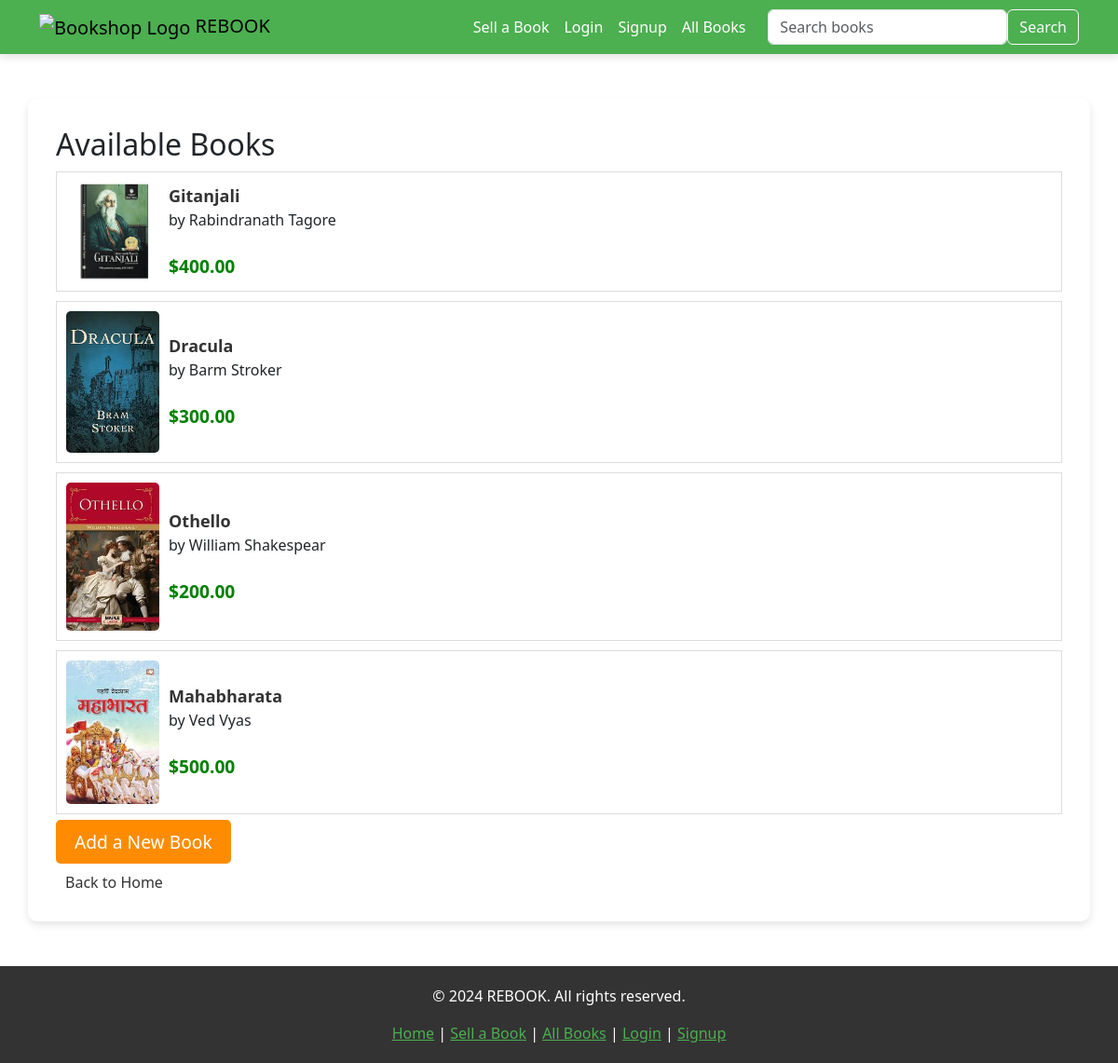
The page /books/ on the database its author committed.
### marketplace/models.py (models this page shows, shortened)
class Book(models.Model):
    title = models.CharField(max_length=255)
    author = models.CharField(max_length=255)
    description = models.TextField()
    price = models.DecimalField(max_digits=10, decimal_places=2)
    seller = models.ForeignKey(User, on_delete=models.CASCADE)
    condition = models.CharField(max_length=50)
    image = models.ImageField(upload_to='book_images/', blank=True, null=True)
    created_at = models.DateTimeField(auto_now_add=True)

### marketplace/views.py (the view)
# urls.py: path('books/', views.BookListView.as_view(), name='book-list'),
class BookListView(ListView):
    model = Book
    template_name = 'marketplace/book_list.html'
    context_object_name = 'books'
    ordering = ['-created_at']

### marketplace/templates/marketplace/book_list.html (shortened to what this page needs)
<!DOCTYPE html>
<html lang="en">
<head>
    <link href="https://cdn.jsdelivr.net/npm/bootstrap@5.3.0-alpha1/dist/css/bootstrap.min.css" rel="stylesheet">
</head>
<body>
    <nav class="navbar navbar-expand-lg navbar-light" style="background-color: #4CAF50; box-shadow: 0 4px 8px rgba(0, 0, 0, 0.1);">
        <div class="container">
            <a class="navbar-brand" href="{% url 'home' %}">
                <img src="https://encrypted-tbn0.gstatic.com/images?q=tbn:ANd9GcQyZaXARHXKcndR03flngZmk3KZ4Ze6IQrGqQ&s" alt="Bookshop Logo" class="logo" style="width: 50px; height: auto;">
                REBOOK
            </a>
            <div class="collapse navbar-collapse">
                <ul class="navbar-nav ms-auto">
                    <li class="nav-item">
                        <a class="nav-link" href="{% url 'sell_book' %}" style="color: white;">Sell a Book</a>
                    </li>
                    <li class="nav-item">
                        <a class="nav-link" href="{% url 'login' %}" style="color: white;">Login</a>
                    </li>
                    <li class="nav-item">
                        <a class="nav-link" href="{% url 'signup' %}" style="color: white;">Signup</a>
                    </li>
                    <li class="nav-item">
                        <a class="nav-link" href="{% url 'book-list' %}" style="color: white;">All Books</a>
                    </li>
                </ul>
                <form class="d-flex ms-3" method="get" action="{% url 'home' %}">
                    <input class="form-control" type="search" placeholder="Search books" name="q" aria-label="Search">
                    <button class="btn btn-outline-light" type="submit">Search</button>
                </form>
            </div>
        </div>
    </nav>
    <div class="container my-5 book-list-container">
        <h2 class="feature-heading">Available Books</h2>
        <ul style="list-style-type: none; padding: 0;">
            {% for book in books %}
            <li class="book-item">
                {% if book.image %}
                <img src="{{ book.image.url }}" alt="{{ book.title }}">
                {% else %}
                <img src="https://via.placeholder.com/100x100" alt="No image available">
                {% endif %}
                <div>
                    <a href="{% url 'book-detail' book.pk %}">{{ book.title }}</a><br>
                    <span>by {{ book.author }}</span><br>
                    <span class="book-price">${{ book.price }}</span>
                </div>
            </li>
            {% endfor %}
        </ul>
        <div class="my-3">
            <a href="{% url 'book-create' %}" class="btn-custom">Add a New Book</a>
        </div>
        <a href="{% url 'home' %}" class="back-btn">Back to Home</a>
    </div>
    <footer class="footer" style="background-color: #333; color: white; padding: 20px 0;">
        <div class="container text-center">
            <p>&copy; 2024 REBOOK. All rights reserved.</p>
            <a href="{% url 'home' %}" style="color: #4CAF50;">Home</a> |
            <a href="{% url 'sell_book' %}" style="color: #4CAF50;">Sell a Book</a> |
            <a href="{% url 'book-list' %}" style="color: #4CAF50;">All Books</a> |
            <a href="{% url 'login' %}" style="color: #4CAF50;">Login</a> |
            <a href="{% url 'signup' %}" style="color: #4CAF50;">Signup</a>
        </div>
    </footer>
</body>
</html>

### marketplace/templates/marketplace/book_list.html (style rules this page uses)
.book-list-container { background-color: #fff; padding: 30px; border-radius: 10px; box-shadow: 0 4px 8px rgba(0, 0, 0, 0.1); }
.book-item { border: 1px solid #ddd; padding: 10px; margin: 10px 0; display: flex; align-items: center; }
.book-item img { max-width: 100px; margin-right: 10px; border-radius: 5px; }
.book-item a { font-size: 18px; font-weight: bold; color: #333; text-decoration: none; }
.book-item span { display: block; }
.book-price { color: green; font-size: 1.2rem; font-weight: bold; }
.btn-custom { background-color: #FF8C00; color: white; padding: 10px 20px; font-size: 1.2rem; text-decoration: none; border-radius: 5px; }
.back-btn { margin-left: 10px; color: #333; font-size: 1rem; text-decoration: none; }

### rows shown on the page
Book: image (picture), title "Gitanjali", author "Rabindranath Tagore", price "400.00"
Book: image (picture), title "Dracula", author "Barm Stroker", price "300.00"
Book: image (picture), title "Othello", author "William Shakespear", price "200.00"
Book: image (picture), title "Mahabharata", author "Ved Vyas", price "500.00"
